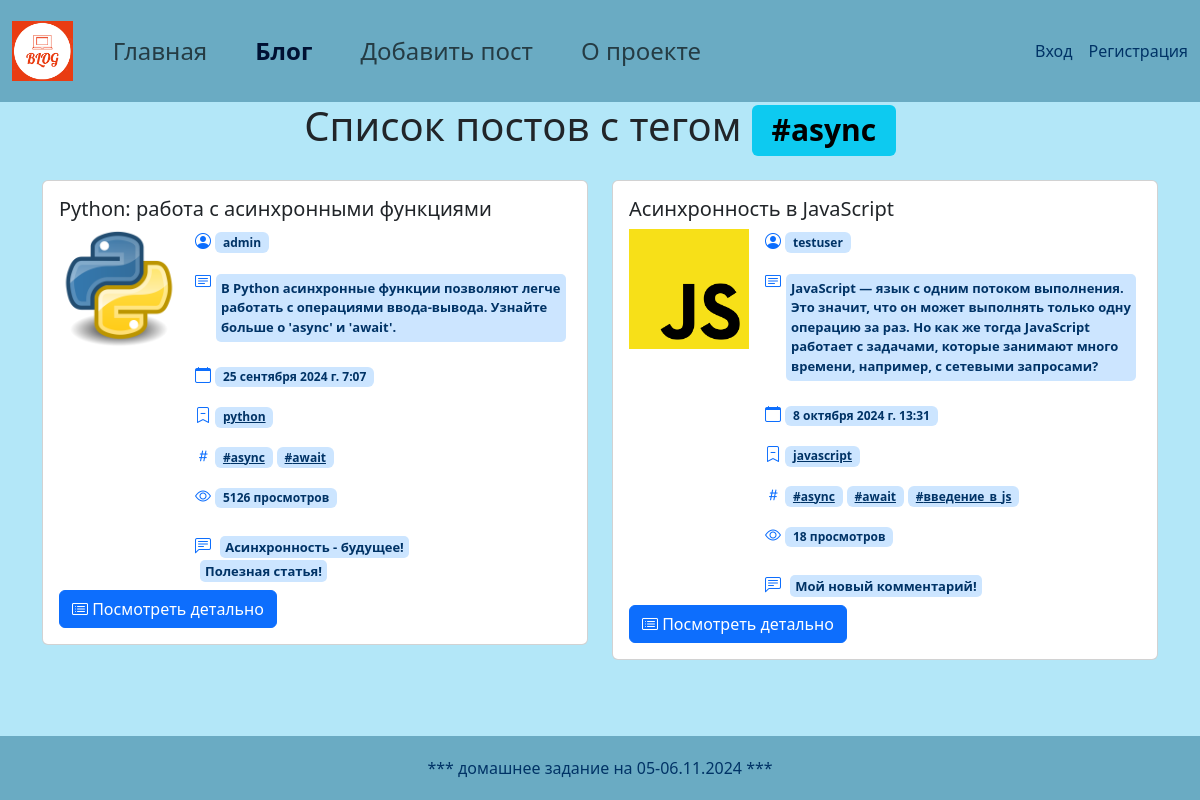
Page /blog/tag/async/ on the committed database.
### blog_app/models.py (models this page shows, shortened)
class Tag(models.Model):
    name = models.CharField(max_length=100, unique=True, verbose_name='Тег')
    slug = models.SlugField(unique=True, verbose_name='Адрес страницы')
    class Meta:
        verbose_name = "Тег"
        verbose_name_plural = "Теги"

class Post(models.Model):
    STATUS_CHOICES = (
        ('published', 'Опубликовано'),
        ('draft', 'Черновик'),
    )
    title = models.CharField(max_length=200, unique=True, verbose_name='Заголовок')
    text = models.TextField(verbose_name='Текст')
    slug = models.SlugField(unique=True, verbose_name='Адрес страницы')
    author = models.ForeignKey(get_user_model(), related_name='posts', on_delete=models.CASCADE, verbose_name='Автор')
    category = models.ForeignKey('Category', on_delete=models.CASCADE, related_name='posts', null=True, default=None, verbose_name='Категория')
    tags = models.ManyToManyField('Tag', related_name='posts', verbose_name='Теги')
    published_date = models.DateTimeField(auto_now_add=True, verbose_name='Дата создания')
    updated_date = models.DateTimeField(auto_now=True, verbose_name='Дата обновления')
    views = models.IntegerField(default=0, verbose_name='Просмотры')
    cover_image = models.ImageField(upload_to='post_covers/', blank=True, null=True, verbose_name='Картинка')
    status = models.CharField(max_length=10, choices=STATUS_CHOICES, default='draft', verbose_name='Статус')
    class Meta:
        verbose_name = "Пост"
        verbose_name_plural = "Посты"

class Category(models.Model):
    name = models.CharField(max_length=200, unique=True, verbose_name='Категория')
    slug = models.SlugField(unique=True, verbose_name='Адрес страницы')
    class Meta:
        verbose_name = "Категория"
        verbose_name_plural = "Категории"

class Comment(models.Model):
    STATUS_CHOICES = (
        ('approved', 'Опубликован'),
        ('rejected', 'Отклонен'),
        ('unchecked', 'На проверке'),
    )
    author = models.ForeignKey(get_user_model(), on_delete=models.CASCADE, verbose_name='Автор')
    text = models.TextField(verbose_name='Текст')
    status = models.CharField(max_length=10, choices=STATUS_CHOICES, default='unchecked', verbose_name='Статус')
    post = models.ForeignKey('Post', on_delete=models.CASCADE, verbose_name='Пост')
    class Meta:
        verbose_name = "Комментарий"
        verbose_name_plural = "Комментарии"

### users/models.py (models this page shows, shortened)
class User(AbstractUser):
    email = models.EmailField(unique=True, verbose_name='Email')
    photo = models.ImageField(upload_to='users/images/%Y/%m/%d/', blank=True, null=True, verbose_name='Фотография')
    date_birth = models.DateTimeField(blank=True, null=True, verbose_name='Дата рождения')
    github_id = models.CharField(max_length=255, blank=True, null=True)
    vk_id = models.CharField(max_length=255, blank=True, null=True)

### blog_app/views.py (the view)
# urls.py: path('tag/<slug:slug>/', TagDetailView.as_view(), name='tag_detail'),
class TagDetailView(ListView):
    model = Post
    template_name = 'blog_app/blog_tag.html'
    context_object_name = 'posts'
    paginate_by = 2
    def get_queryset(self):
        self.tag = get_object_or_404(Tag, slug=self.kwargs['slug'])
        queryset = Post.objects.prefetch_related('tags').select_related('author', 'category').filter(
            status="published",
            tags__slug=self.kwargs['slug']
        )
        for post in queryset:
            post.short_text = post.text.split('<!--more-->')[0]
        return queryset
    def get_context_data(self, **kwargs):
        context = super().get_context_data(**kwargs)
        context['menu'] = menu
        context['page_alias'] = 'blog_catalog'
        context['tag'] = self.tag
        context['comments'] = (Comment.objects.select_related('author').
                               select_related('post').
                               filter(status='approved'))
        return context

### blog_app/templates/blog_app/blog_tag.html (shortened to what this page needs)
{% extends 'base.html' %}
{% load static %}
{% block styles %}
<link rel="stylesheet" href="{% static 'css/my_style1.css' %}" />
{% endblock %}
{% block content %}
<div class="container">
  <h1 class="text-center mb-4">Список постов с тегом <span class="badge text-bg-info">#{{ tag.name }}</span></h1>
  <div class="row">
    {% for post in posts %}
      <div class="col-md-6">
        {% include 'blog_app/post_preview_include.html' %}
      </div>
      {% if forloop.counter|divisibleby:2 %}
        </div><div class="row">
      {% endif %}
    {% endfor %}
  </div>
</div>
{% endblock %}

### templates/base.html (shortened to what this page needs)
<!DOCTYPE html>
{% load static %}
<html lang="ru">
  <head>
    <link href="https://cdn.jsdelivr.net/npm/bootstrap@5.3.3/dist/css/bootstrap.min.css" rel="stylesheet">
    <link rel="stylesheet" href="https://cdnjs.cloudflare.com/ajax/libs/highlight.js/11.3.1/styles/night-owl.min.css">
    <link rel="stylesheet" href="https://cdn.jsdelivr.net/npm/bootstrap-icons@1.11.1/font/bootstrap-icons.css">
    {% block styles %}{% endblock %}
  </head>
  <body>
  <header>
    <nav>{% block nav %}
      {% include 'menu.html' %}
      {% endblock %}</nav>
  </header>
    <main>
      {% block content %}{% endblock %}
    </main>
    <div class="position-fixed top-0 end-0 w-50 p-3" style="z-index: 11">
    </div>
    <footer>
      <div class="container text-center">
        *** домашнее задание на 05-06.11.2024 ***
      </div>
    </footer>
  </body>
</html>

### templates/menu.html
{% load static %}
{% block nav %}
<nav class="navbar navbar-expand-lg bg-body-tertiary py-3" style="color: #003366 !important; background-color: #6aabc3 !important;">
  <div class="container-fluid">
    <a class="navbar-brand" href="#">
      <img src="{% static 'images/logo.png' %}" alt="ЛОГОТИП" style="height: 60px;">
    </a>
    <div class="collapse navbar-collapse" id="navbarNavAltMarkup">
      <ul class="navbar-nav fs-4">
        {% for item in menu %}
        <li class="nav-item mx-3">
          <a class="nav-link
          {% if item.alias == page_alias %}
          active fw-bold
          {% endif %}"
          style="{% if item.alias == page_alias %} color: #001133 !important; {% endif %}"
          href="{% url item.alias %}">{{ item.name }}</a>
        </li>
        {% endfor %}
      </ul>
    </div>
    {% if user.is_authenticated %}
      <span class="navbar-text me-3">
        {{ user.username }}
      </span>
      <form method="post" action="{% url 'logout' %}" class="d-inline">
        {% csrf_token %}
        <button type="submit" class="btn btn-link nav-link p-0 m-0 align-baseline">Выйти</button>
      </form>
      {% else %}
        <a class="nav-link me-3" href="{% url 'login' %}">Вход</a>
        <a class="nav-link" href="{% url 'register' %}">Регистрация</a>
      {% endif %}
  </div>
</nav>
{% endblock %}

### blog_app/templates/blog_app/post_preview_include.html
<div class="card mb-2">
    <div class="card-body">
        <h5 class="card-title">{{ post.title }}</h5>
        <div class="d-flex mb-2">
            {% if post.cover_image %}
                <img src="{{ post.cover_image.url }}" alt="Картинка" class="img-fluid me-3" style="max-width: 120px; max-height: 120px;">
            {% endif %}
            <div>
                <p class="card-text fw-bold fs-6"><i class="bi bi-person-circle text-primary"></i>
                    <span class="badge" style="background-color: #cce5ff; color: #003366;">{{ post.author.username }}</span>
                </p>
                <p class="card-text fw-bold fs-6" style="display: flex; align-items: top;">
                    <i class="bi bi-card-text text-primary"></i>
                    <span style="background-color: #cce5ff; color: #003366; border-radius: 5px; padding: 5px; margin: 5px; font-size: 13px">
                        {{ post.short_text }}
                    </span>
                </p>
                <p class="card-text fw-bold fs-6"><i class="bi bi-calendar text-primary"></i>
                    <span class="badge" style="background-color: #cce5ff; color: #003366;">
                        {{ post.published_date }}</span>
                </p>
                <p class="card-text fw-bold fs-6"><i class="bi bi-bookmark-dash text-primary"></i>
                    <span class="badge" style="background-color: #cce5ff; color: #003366;">
                        <a href="{% url 'category_detail' post.category.slug %}"
                           style="color: inherit;">{{ post.category.name }}</a>
                    </span>
                </p>
                <p class="card-text fw-bold fs-6"><i class="bi bi-hash text-primary"></i>
                    {% for tag in post.tags.all %}
                    <span class="badge" style="background-color: #cce5ff; color: #003366;">
                        <a href="{% url 'tag_detail' tag.slug %}"
                           style="color: inherit;">#{{ tag.name }}</a>
                    </span>
                    {% endfor %}
                </p>
                <p class="card-text fw-bold fs-6"><i class="bi bi-eye text-primary"></i>
                    <span class="badge" style="background-color: #cce5ff; color: #003366; margin: 0px 0px 10px 0px;">{{ post.views }}
                    {% with post.views|stringformat:"d" as views %}
                        {% if views|slice:"-1:" == "1" and views|slice:"-2:" != "11" %}
                            просмотр
                        {% elif views|slice:"-1:" in "234" and views|slice:"-2:|-1" != "1" %}
                            просмотра
                        {% else %}
                           просмотров
                        {% endif %}
                    {% endwith %}
                    </span>
                </p>
                <p class="card-text fw-bold fs-6"><i class="bi bi-chat-left-text text-primary"></i>
                    {% for comment in comments %}
                    {% if comment.post.id == post.id %}
                    <span style="background-color: #cce5ff; color: #003366; border-radius: 5px; padding: 2px 5px; margin: 5px; font-size: 13px">
                        {{ comment.text }}
                    </span><br>
                    {% endif %}
                    {% endfor %}
                </p>
            </div>
        </div>
        <a href="{% url 'post_detail' post.slug %}" class="btn btn-primary">
            <i class="bi bi-card-list"></i>
            <span class="d-none d-sm-inline"> Посмотреть детально</span>
        </a>
    </div>
</div>

### static/css/my_style1.css (style rules this page uses)
html, body { height: 100%; margin: 0; display: flex; flex-direction: column; }
body { background-color: #b3e7f8; }
main { flex: 1; }
footer { background-color: #6aabc3; color: #003366; padding: 20px; text-align: center; }

### rows in the picture
Tag: name "async"
Post: title "Python: работа с асинхронными функциями", cover_image (picture), author.username "admin", short_text "В Python асинхронные функции позволяют легче работать с операциями ввода-вывода. Узнайте больше о 'async' и 'await'.", published_date "25 сентября 2024 г. 7:07", category.name "python", views "5126"
Tag: name "await"
Comment: text "Асинхронность - будущее!"
Comment: text "Полезная статья!"
Post: title "Асинхронность в JavaScript", cover_image (picture), author.username "testuser", short_text "JavaScript — язык с одним потоком выполнения. Это значит, что он может выполнять только одну операцию за раз. Но как же тогда JavaScript работает с задачами, которые занимают много времени, например, с сетевыми запросами?", published_date "8 октября 2024 г. 13:31", category.name "javascript", views "18"
Tag: name "введение_в_js"
Comment: text "Мой новый комментарий!"

### other values in the picture
{{ item.name }} "Главная" "Блог" "Добавить пост" "О проекте"
